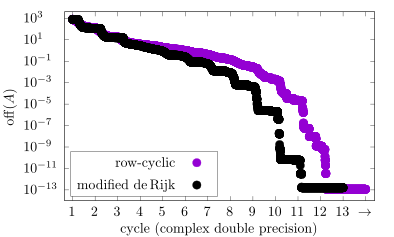

This chart was generated by the following gnuplot code:
# max 140 (W) x 195 (H) mm
set term cairolatex pdf standalone header "\\usepackage{amsmath,amsfonts}" color font ", 10" size 10cm,6cm
set output "z512off.tex"
set key bottom left vertical spacing 2 box
set logscale y

set xrange [-47000:1753609]
set xtics ("1" 1, "2" 130817, "3" 261633, "4" 392449, "5" 523265, "6" 654081, "7" 784897, "8" 915713, "9" 1046529, "10" 1177345, "11" 1308161, "12" 1438977, "13" 1569793, "$\\rightarrow$" 1700609)
set xlabel "cycle (complex double precision)"

set yrange [1e-14:4e3]
set ylabel "$\\mathop{\\mathrm{off}}(A)$"
set ytics ("$10^{-13}$" 1e-13, "$10^{-11}$" 1e-11, "$10^{-9\\hphantom{0}}$" 1e-9, "$10^{-7\\hphantom{0}}$" 1e-7, "$10^{-5\\hphantom{0}}$" 1e-5, "$10^{-3\\hphantom{0}}$" 1e-3, "$10^{-1\\hphantom{0}}$" 1e-1, "$10^{1\\hphantom{-0}}$" 1e1, "$10^{3\\hphantom{-0}}$" 1e3)

set datafile columnheaders
plot "z512rc.csv" using 1:3 with points title "row-cyclic" pointtype 7 linetype 1, \
     "z512dR.csv" using 1:3 with points title "modified de\\,Rijk" pointtype 7 linetype -1
